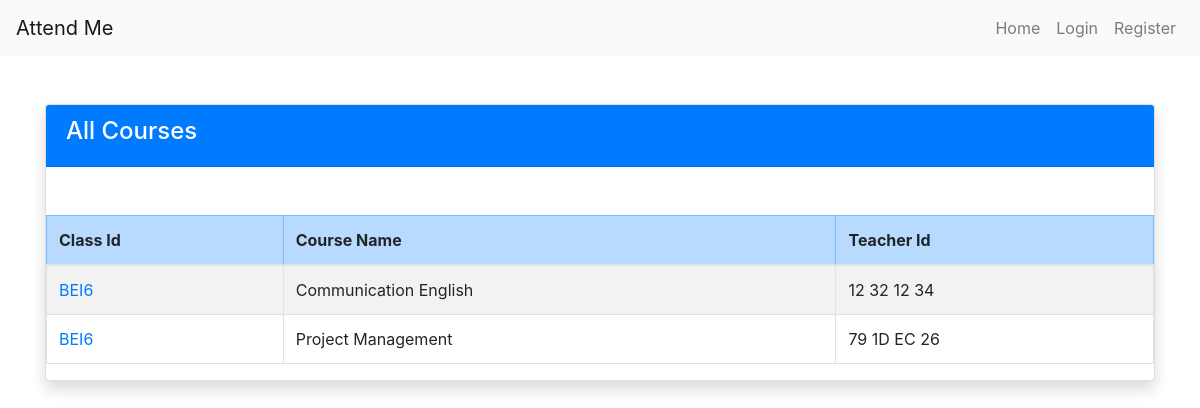
Page /admin/courses (signed in) on the earlier database version.
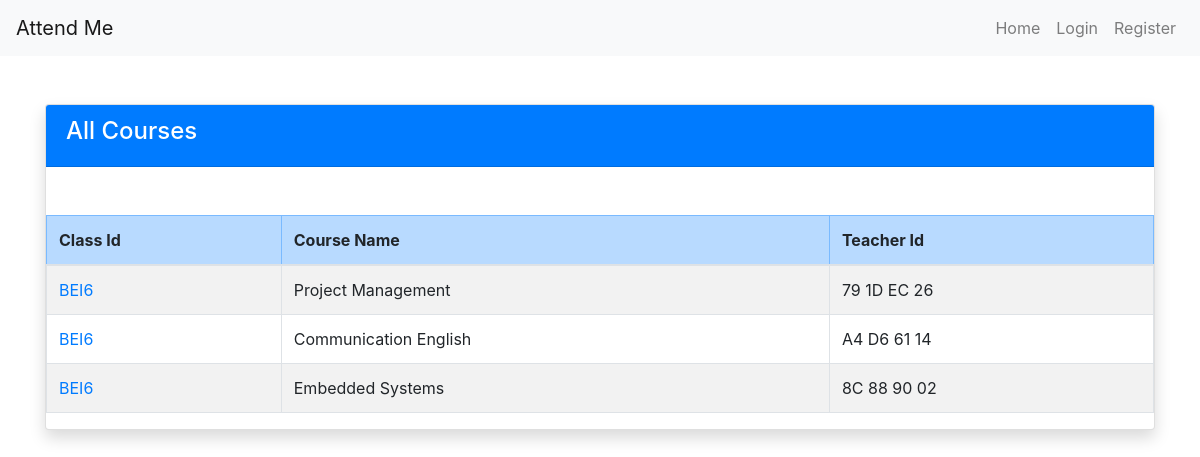
Same page on the later database version.
### main.py (models this page shows)
class Course_details(db.Model):
    course: Mapped[str] = mapped_column(String(100), nullable=False)
    courseid: Mapped[str] = mapped_column(String(100), primary_key=True)
    teacherid: Mapped[str] = mapped_column(String(100), nullable=False)
    classid: Mapped[str] = mapped_column(String(100), nullable = False)

### main.py (the view)
@app.route('/admin/courses', methods=['GET'])
def get_courses():
    if session.get('user_role', '') != 'admin':
        flash("Unauthorized access!", "danger")
        return redirect(url_for('home'))
    courses = Course_details.query.all()  # This fetches all the rows
    course_list = []  # Empty list to store dictionaries
    for course in courses:
        course_list.append({
            'course': course.course,
            'classid': course.classid,
            'teacherid': course.teacherid
        })
    print("courses: ",course_list)
    return render_template('course_list.html', course_list=course_list)

### templates/course_list.html
{% extends "base.html" %}
{% block content %}
<div class="container mt-5">
    <div class="card shadow">
        <div class="card-header bg-primary text-white">
            <h4>All Courses</h4>
        </div>
        <div class="table-responsive mt-5">
        <table class="table table-striped table-hover table-bordered">
            <thead class="table-primary">
                <tr>
                    <th>Class Id</th>
                    <th>Course Name</th>
                    <th>Teacher Id</th>
                </tr>
            </thead>
            <tbody>
                {% for course in course_list %}
                <tr>
                    <td><a href="{{ url_for('course_details', classid =course.classid, course_name= course.course) }}" class="text-decoration-none text-primary">{{ course.classid }}</a></td>
                    <td>{{ course.course }}</td>
                    <td>{{ course.teacherid }}</td>
                </tr>
                {% endfor %}
            </tbody>
        </table>
    </div>
    </div>
</div>
{% endblock %}

Differences in the rows shown:
changed Course_details: course "Communication English" → "Project Management"; teacherid "12 32 12 34" → "79 1D EC 26"
changed Course_details: course "Project Management" → "Communication English"; teacherid "79 1D EC 26" → "A4 D6 61 14"
added Course_details: classid "BEI6", course "Embedded Systems", teacherid "8C 88 90 02"
